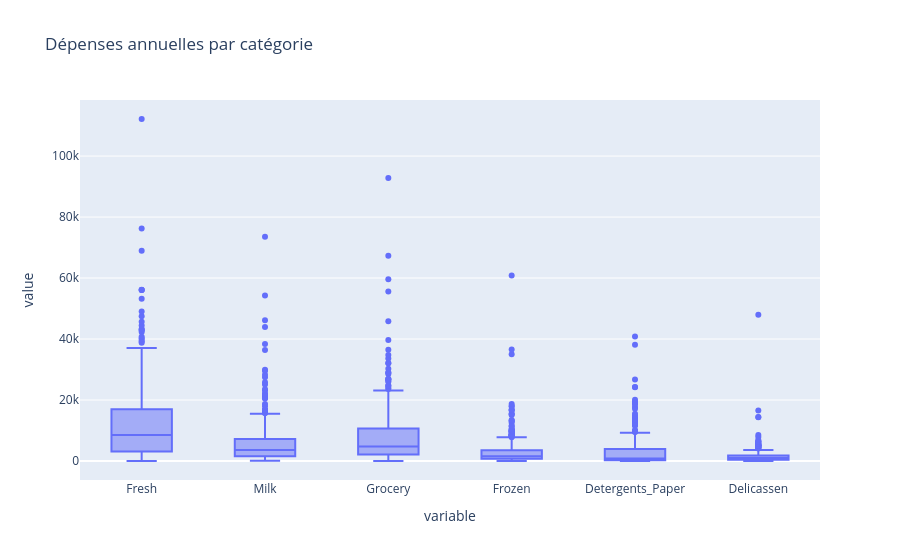

Notebook code for this chart:
### Code cell
# Distribution des dépenses
px.box(df, title='Dépenses annuelles par catégorie').show()

### Figure 1 — Plotly figure (JSON) as saved in the notebook; plotly's stock layout.template omitted (floating-point values rounded to 4 significant figures; data arrays with more than 128 entries replaced by an {"elided": "..."} marker saying what was removed)
{"data": [{"alignmentgroup": "True", "hovertemplate": "variable=%{x}<br>value=%{y}<extra></extra>", "legendgroup": "", "marker": {"color": "#636efa"}, "name": "", "notched": false, "offsetgroup": "", "orientation": "v", "showlegend": false, "type": "box", "x": {"elided": "2640 str values"}, "x0": " ", "xaxis": "x", "y": {"elided": "2640 int values"}, "y0": " ", "yaxis": "y"}], "layout": {"boxmode": "group", "legend": {"tracegroupgap": 0}, "title": {"text": "Dépenses annuelles par catégorie"}, "xaxis": {"anchor": "y", "domain": [0, 1], "title": {"text": "variable"}}, "yaxis": {"anchor": "x", "domain": [0, 1], "title": {"text": "value"}}}}
